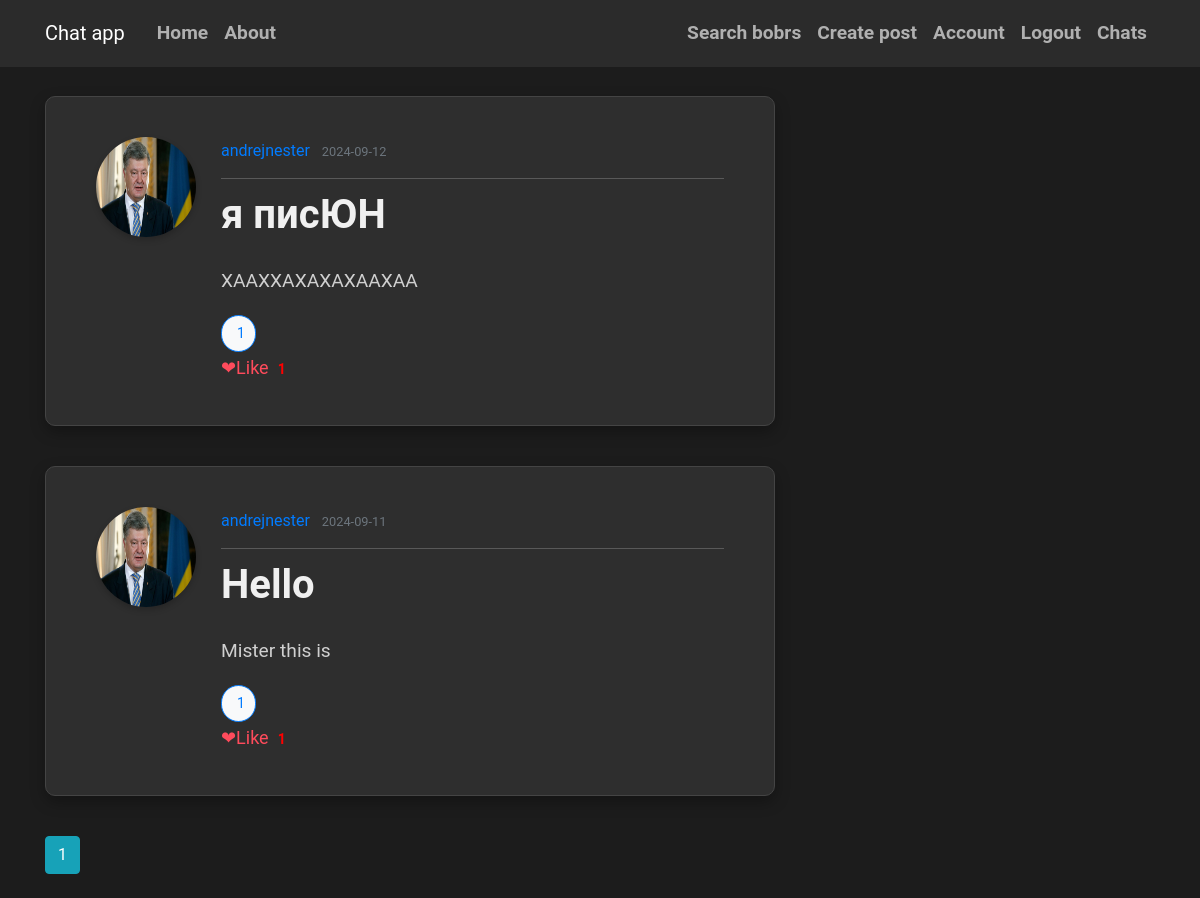
/ (signed in), run on an earlier commit of the app's database.
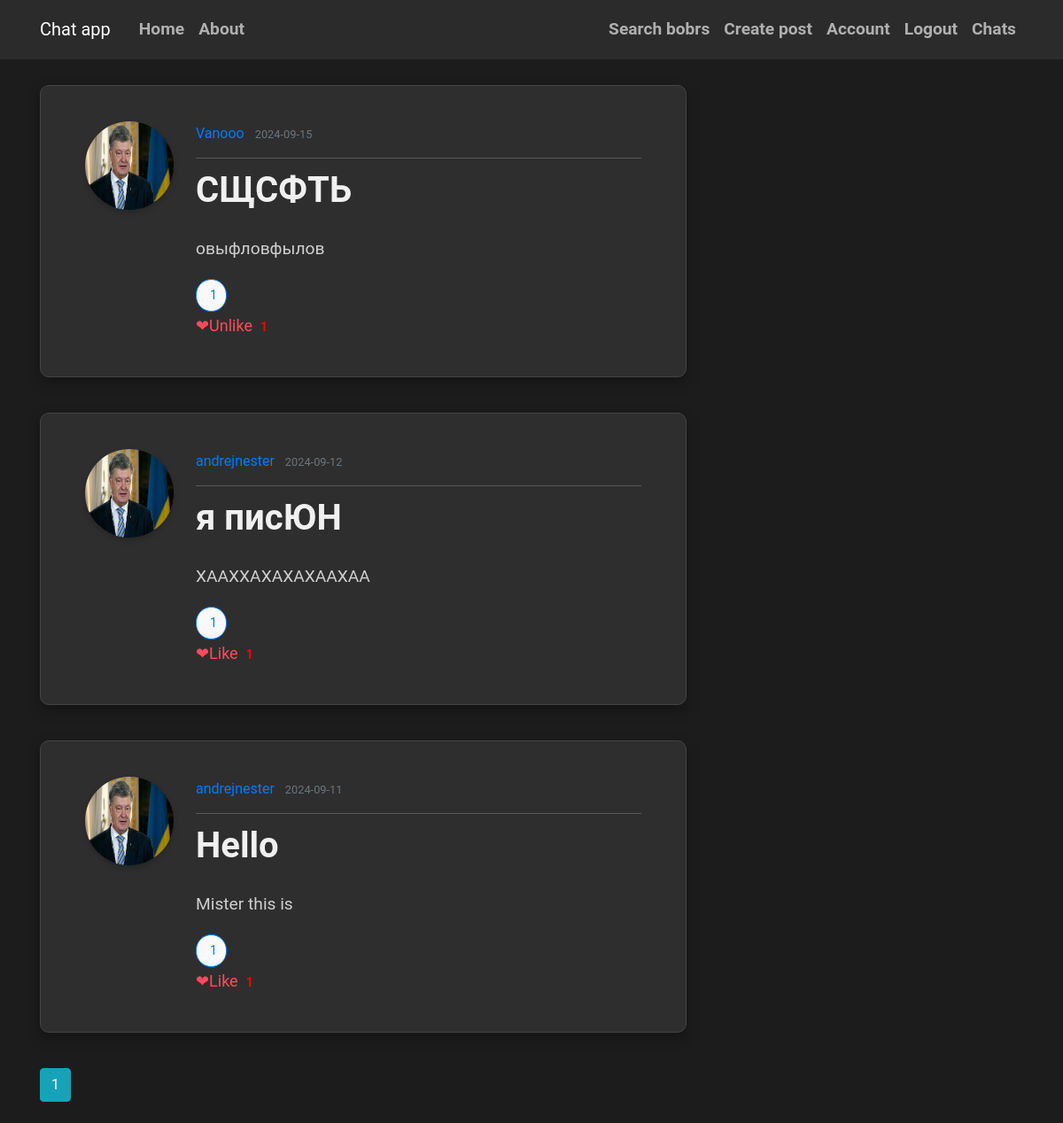
And on a later commit of the database.
### flaskblog/models.py (models this page shows, shortened)
class Post(db.Model):
    id = db.Column(db.Integer, primary_key=True)
    title = db.Column(db.String(100), nullable=False)
    date_posted = db.Column(db.DateTime, nullable=False, default=datetime.utcnow)
    content = db.Column(db.Text, nullable=False)
    user_id = db.Column(db.Integer, db.ForeignKey('user.id'), nullable=False)
    comments = db.relationship('Comment', backref='post', lazy='dynamic')
    post_likes = db.relationship('Like', back_populates='post', lazy='dynamic')
    def is_liking(self, user):
        return Like.query.filter_by(post_id=self.id, man_that_likes_id=user.id).first() is not None

class User(db.Model, UserMixin):
    id = db.Column(db.Integer, primary_key=True)
    username = db.Column(db.String(20), unique=True, nullable=False)
    email = db.Column(db.String(120), unique=True, nullable=False)
    image_file = db.Column(db.String(20), nullable=False, default='default.jpg')
    password = db.Column(db.String(60), nullable=False)
    posts = db.relationship('Post', backref='author', lazy=True)
    followed = db.relationship('Follow', foreign_keys='Follow.follower_id',
                               back_populates='follower', lazy='dynamic',
                               cascade='all, delete-orphan')
    followers = db.relationship('Follow', foreign_keys='Follow.followed_id',
                                back_populates='followed', lazy='dynamic',
                                cascade='all, delete-orphan')
    sent_messages = db.relationship('Message', foreign_keys='Message.sender_id',
                                    back_populates='sender', lazy=True)
    received_messages = db.relationship('Message', foreign_keys='Message.recipient_id',
                                        back_populates='recipient', lazy=True)

### flaskblog/routes.py (the view)
@app.route("/")
def home():
    page = request.args.get('page', 1, type=int)
    posts = Post.query.order_by(Post.date_posted.desc()).paginate(per_page=5, page=page)
    return render_template('home.html',posts=posts)

### flaskblog/models.py (called while the page is built)
@login_manager.user_loader
def load_user(user_id):
    return User.query.get(int(user_id))

### flaskblog/templates/home.html (shortened to what this page needs)
{% extends "base.html" %}
{% block content %}
 {%for post in posts%}
        <article class="media content-section">
            <img class="rounded-circle article-img" src="{{url_for('static',filename = 'pictures/' + post.author.image_file)}}" alt="">
  <div class="media-body">
    <div class="article-metadata">
      <a class="mr-2" href="{{ url_for('user_info',username=post.author.username) }}">{{ post.author.username }}</a>
      <small class="text-muted">{{ post.date_posted.strftime('%Y-%m-%d') }}</small>
    </div>
    <h2><a class="article-title" href="{{ url_for('post',post_id=post.id) }}">{{ post.title }}</a></h2>
    <p class="article-content">{{ post.content }}</p>
<button class="comment-button">
     {{ post.comments.count() }}
</button>
                    {% if post.is_liking(current_user) %}
                        <a class="like-icon" href="{{ url_for('unlike_post_home', post_id=post.id) }}">&#10084;Unlike</a>
                        <a href="{{ url_for('post_likes',post_id=post.id) }}" class="likes-count">{{ post.post_likes.count() }}</a>
                    {% else %}
                        <a class="like-icon" href="{{ url_for('like_post_home', post_id=post.id) }}">&#10084;Like</a>
                        <a href="{{ url_for('post_likes',post_id=post.id) }}" class="likes-count">{{ post.post_likes.count() }}</a>
                    {% endif %}
  </div>
</article>
    {%endfor%}
 {% for page_num in posts.iter_pages() %}
        {% if page_num %}
            {% if posts.page ==page_num %}
                <a class = "btn btn-info mb-4" href="{{url_for('home',page=page_num)}}">{{page_num}}</a>
                {% else %}
                <a class = "btn btn-outline-info" href="{{url_for('home',page=page_num)}}">{{page_num}}</a>
            {% endif %}
        {% else %}
            ...
        {% endif %}
    {% endfor %}
{% endblock %}

### flaskblog/templates/base.html (shortened to what this page needs)
<!DOCTYPE html>
<html lang="en">
<head>
    <link rel="stylesheet" href="https://cdn.jsdelivr.net/npm/bootstrap@4.0.0/dist/css/bootstrap.min.css">
    <link rel="stylesheet" href="{{ url_for('static', filename='main.css') }}">
  </head>
<body>
<header class="site-header">
    <nav class="navbar navbar-expand-md navbar-dark bg-steel fixed-top">
        <div class="container">
            <a class="navbar-brand mr-4" href="/">Chat app</a>
            <div class="collapse navbar-collapse" id="navbarToggle">
                <div class="navbar-nav mr-auto">
                    <a class="nav-item nav-link" href="{{ url_for('home') }}">Home</a>
                    <a class="nav-item nav-link" href="{{ url_for('about') }}">About</a>
                </div>
                <div class="navbar-nav">
                    {% if current_user.is_authenticated %}
                        <a class="nav-item nav-link" href="{{ url_for('search') }}">Search bobrs</a>
                        <a class="nav-item nav-link" href="{{ url_for('create_post') }}">Create post</a>
                        <a class="nav-item nav-link" href="{{ url_for('account') }}">Account</a>
                        <a class="nav-item nav-link" href="{{ url_for('logout') }}">Logout</a>
                        <a class="nav-item nav-link" href="{{ url_for('chats',username=current_user.username) }}">Chats</a>
                    {% else %}
                        <a class="nav-item nav-link" href="{{ url_for('login') }}">Login</a>
                        <a class="nav-item nav-link" href="{{ url_for('register') }}">Register</a>
                    {% endif %}
                </div>
            </div>
        </div>
    </nav>
</header>
<main role="main" class="container">
    <div class="row">
        <div class="col-md-8">
            {% block content %}{% endblock %}
        </div>
        <div class="col-md-4">
        </div>
    </div>
</main>
</body>
</html>

### flaskblog/static/main.css (style rules this page uses)
body { background: #1c1c1c; color: #f8f8f8; margin-top: 6rem; font-family: 'Roboto', sans-serif; line-height: 1.8; }
h1, h2, h3, h4, h5, h6 { color: #ffffff; margin-bottom: 1.5rem; font-weight: 700; }
.bg-steel { background-color: #2b2b2b; }
.site-header .navbar-nav .nav-link { color: #b0b0b0; font-weight: 600; font-size: 1.2rem; transition: color 0.3s ease; }
.content-section { background: #2e2e2e; padding: 40px 50px; border: 1px solid #444444; border-radius: 10px; box-shadow: 0 6px 15px rgba(0, 0, 0, 0.3); margin-bottom: 40px; }
.article-title { color: #f0f0f0; font-size: 2.5rem; font-weight: 600; }
.article-content { white-space: pre-line; line-height: 1.9; font-size: 1.2rem; color: #d0d0d0; }
.article-img { height: 100px; width: 100px; margin-right: 25px; border-radius: 50%; box-shadow: 0 3px 6px rgba(0, 0, 0, 0.2); }
.article-metadata { padding-bottom: 12px; margin-bottom: 12px; border-bottom: 1px solid #595959; font-size: 1rem; color: #a0a0a0; }
button, input[type="submit"] { background-color: #444444; color: #ffffff; border: none; border-radius: 6px; padding: 12px 25px; font-size: 1.2rem; cursor: pointer; transition: background-color 0.3s ease; }
.comment-button { background-color: #f8f9fa; border: 1px solid #007bff; color: #007bff; font-size: 14px; padding: 5px 10px; border-radius: 20px; display: flex; align-items: center; cursor: pointer; transition: background-color 0.3s, color 0.3s; }
.like-icon { font-size: 18px; color: #ff4b5c; margin-right: 5px; }
.likes-count { font-size: 14px; color: red; font-weight: bold; }

What changed in the data, as far as the page shows it:
added Post: image_file (placeholder picture), author.username "Vanooo", date_posted "2024-09-15", title "СЩСФТЬ", content "овыфловфылов", comments.count "1", post_likes.count "1"
